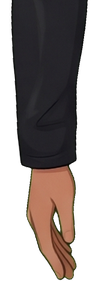
#> input picture Assets/StoryContent/Resources/Characters/LEO/rig/forearm_l.png, 111 x 281 px
$ python -i key.py   (imports and definitions only)
#> lines starting #> are read from the running program, lines starting #| are printed output that depends on the picture; after the words box and inside, x2 and y2 are one past the last pixel; in counts of white or black regions, pixels touching at a corner belong together
import numpy as np
from PIL import Image
from scipy import ndimage as ndi

def key_green(path):
    im = np.asarray(Image.open(path).convert('RGB')).astype(np.float32)
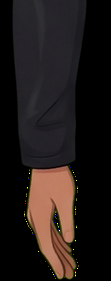
#> im: shape (281, 111, 3) float32; mean R, G, B 34, 26.5, 24
    r, g, b = im[..., 0], im[..., 1], im[..., 2]
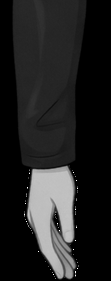
#> r: shape (281, 111) float32; min 0, max 255, mean 34
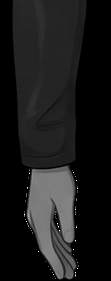
#> g: shape (281, 111) float32; min 0, max 255, mean 26.5
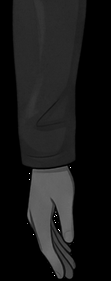
#> b: shape (281, 111) float32; min 0, max 255, mean 24
    d = g - np.maximum(r, b)
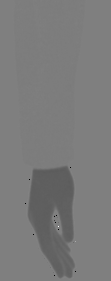
#> d: shape (281, 111) float32; min -255, max 255, mean -8.8; drawn with min black and max white
    a = np.clip(1 - (d - 30) / 60, 0, 1)
    # despill: pull green down on partly transparent / green-tinted edge pixels
    spill = np.clip(g - np.maximum(r, b) * 1.0, 0, None)
    edge = (a < 1) & (a > 0)
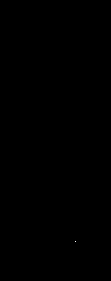
#> edge: shape (281, 111) bool; 0% white in thin lines or dots, all inside (x1, y1, x2, y2) = (75, 241, 76, 242)
    gg = np.where(edge | (d > 0), np.minimum(g, np.maximum(r, b)), g)
    out = np.dstack([r, gg, b, a * 255]).astype(np.uint8)
    # drop tiny islands
    m = out[..., 3] > 128
#> m: shape (281, 111) bool; 100% white; black in thin lines or dots, all inside (x1, y1, x2, y2) = (58, 226, 76, 242)
    lab, n = ndi.label(m)
#> n = 1
    if n:
        sizes = ndi.sum(m, lab, range(1, n + 1))
#> sizes = [31189]
        keep = np.isin(lab, [i + 1 for i, s in enumerate(sizes) if s > 400])
        out[..., 3] = np.where(keep | (out[..., 3] > 0) & ndi.binary_dilation(keep, iterations=2), out[..., 3], 0)
    return Image.fromarray(out, 'RGBA')

# [4 lines not run here, left out]

>>> result = key_green('../../Assets/StoryContent/Resources/Characters/LEO/rig/forearm_l.png')

$ run again, on Assets/StoryContent/Resources/Characters/LEO/rig/head.png
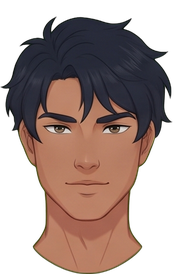
#> input picture Assets/StoryContent/Resources/Characters/LEO/rig/head.png, 175 x 274 px
#> in key_green, `r, g, b = im[..., 0], im[..., 1], im[..., 2]`:
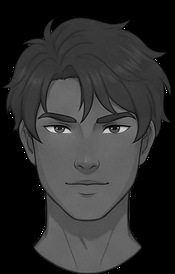
#> b: shape (274, 175) float32; min 0, max 255, mean 46.2
#> in key_green, `d = g - np.maximum(r, b)`:
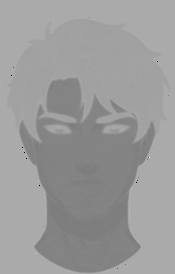
#> d: shape (274, 175) float32; min -255, max 127, mean -22.5; drawn with min black and max white
#> edge: shape (274, 175) bool; 0% white in thin lines or dots, all inside (x1, y1, x2, y2) = (35, 197, 45, 254)
#> m: shape (274, 175) bool; 100% white; black in thin lines or dots, all inside (x1, y1, x2, y2) = (35, 157, 150, 254)
#> n = 1
#> sizes = [47948]
